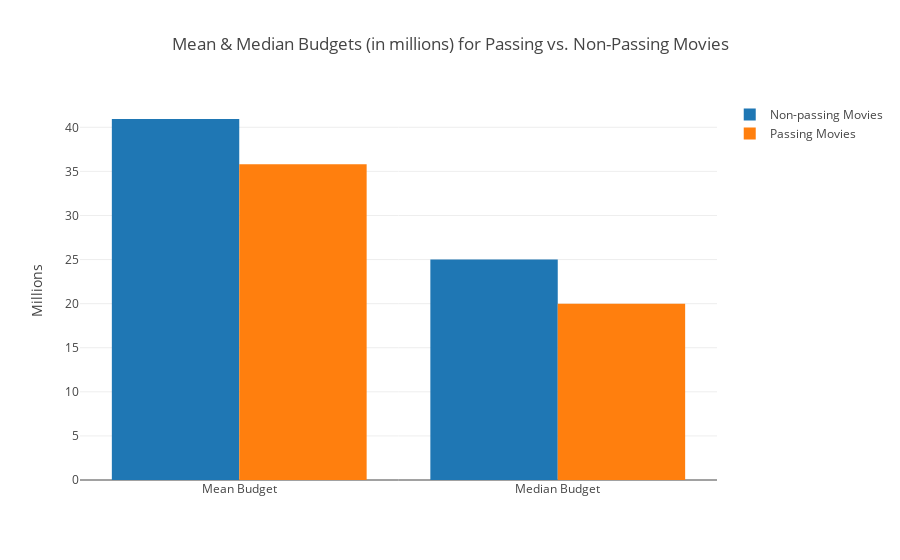

The notebook cell this image was saved under:
### Code cell
trace0 = go.Bar(
    x=['Mean Budget', 'Median Budget'],
    y=[val for val in mean_median_budget.values[0]],
    name='Non-passing Movies'    
)

trace1 = go.Bar(
    x=['Mean Budget', 'Median Budget'],
    y=[val for val in mean_median_budget.values[1]],
    name='Passing Movies'    
)

data = [trace0, trace1]    
layout = go.Layout(
    title="Mean & Median Budgets (in millions) for Passing vs. Non-Passing Movies", 
    yaxis=dict(title="Millions"),
    barmode='group'
)

fig = go.Figure(data=data, layout=layout)
iplot(fig)

### Figure 1 — Plotly figure (JSON) as saved in the notebook; plotly's stock layout.template omitted (floating-point values rounded to 4 significant figures)
{"data": [{"name": "Non-passing Movies", "type": "bar", "uid": "d12ad58e-6494-4b7b-af1f-0091dcd94e07", "x": ["Mean Budget", "Median Budget"], "y": [40.94, 25]}, {"name": "Passing Movies", "type": "bar", "uid": "3107d4a2-4dc4-4141-b59a-826bdfbd3530", "x": ["Mean Budget", "Median Budget"], "y": [35.81, 20]}], "layout": {"autosize": true, "barmode": "group", "title": {"text": "Mean & Median Budgets (in millions) for Passing vs. Non-Passing Movies"}, "xaxis": {"autorange": true, "range": [-0.5, 1.5], "type": "category"}, "yaxis": {"autorange": true, "range": [0, 43.1], "title": {"text": "Millions"}, "type": "linear"}}}
